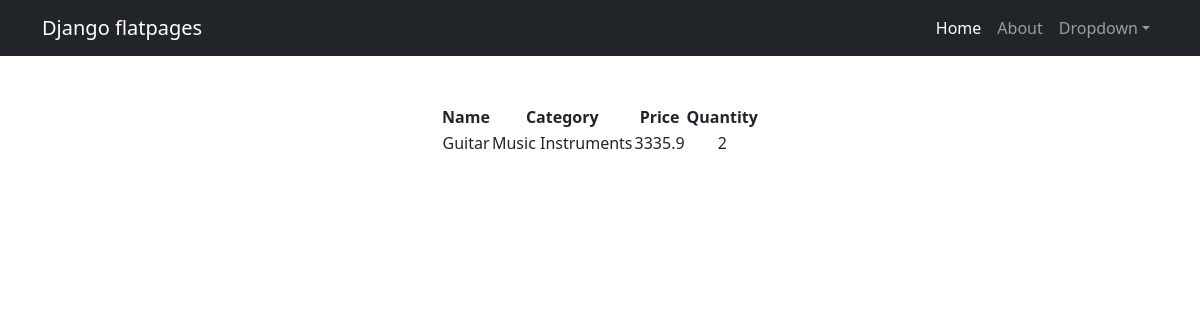
Before: /products/3/ with the older database file.
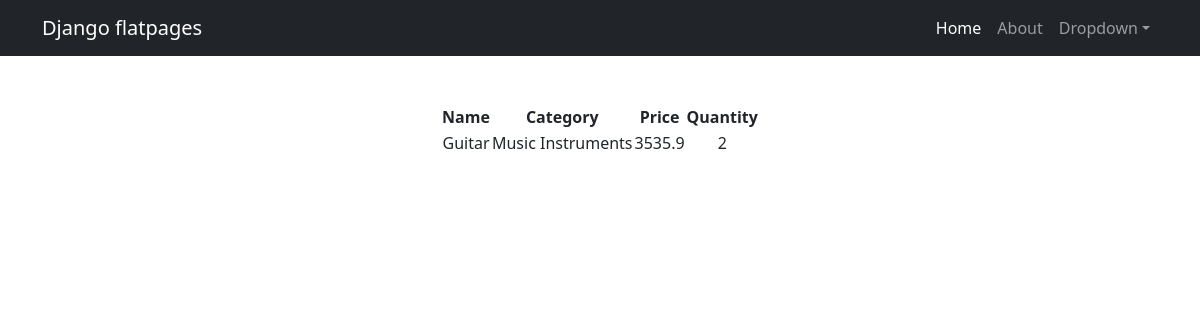
After: the same page with the newer database file.
### simpleapp/models.py (models this page shows, shortened)
class Product(models.Model):
    name = models.CharField(
        max_length=50,
        unique=True,  # названия товаров не должны повторяться
    )
    description = models.TextField(
    )
    quantity = models.IntegerField(
        validators=[MinValueValidator(0, 'Quantity should be >= 0')],  # количество не может быть меньше 0
    )
    category = models.ForeignKey(
        to='Category',
        on_delete=models.CASCADE,
        related_name='products',  # все продукты в категории будут доступны через поле products
    )
    price = models.FloatField(
        validators=[MinValueValidator(0.0)],
    )
    def __str__(self):
        return f'{self.name.title()}: {self.description[:20]} ({self.price})'

class Category(models.Model):
    name = models.CharField(max_length=100, unique=True)

### simpleapp/views.py (the view)
# urls.py: path('<int:pk>/', ProductDetail.as_view(), name='product_detail'),
class ProductDetail(DetailView):
    model = Product
    template_name = 'product_detail.html'
    def get_context_data(self, **kwargs):
        context = super().get_context_data(**kwargs)
        pprint(context)
        return context
    def get_object(self, *args, **kwargs):  # переопределяем метод получения объекта
        obj = cache.get(f'product-{self.kwargs["pk"]}',
                        None)
        if not obj:
            obj = super().get_object(queryset=self.queryset)
            cache.set(f'product-{self.kwargs["pk"]}', obj)
        return obj

### templates/product_detail.html (shortened to what this page needs)
{% extends 'flatpages/default.html' %}
{% block content %}
<table align="center">
    <thead>
        <th>
            Name
        </th>
        <th>
            Category
        </th>
        <th>
            Price
        </th>
        <th>
            Quantity
        </th>
    </thead>
    <tr>
        <td>
            {{ product.name|title }}
        </td>
        <td>
            {{ product.category.name|title }}
        </td>
        <td>
            {{ product.price }}
        </td>
        <td>
            {{ product.quantity }}
        </td>
    </tr>
</table>
{% endblock content %}

Changed rows visible on the page:
changed Product "Guitar": price "3335.9" → "3535.9"
